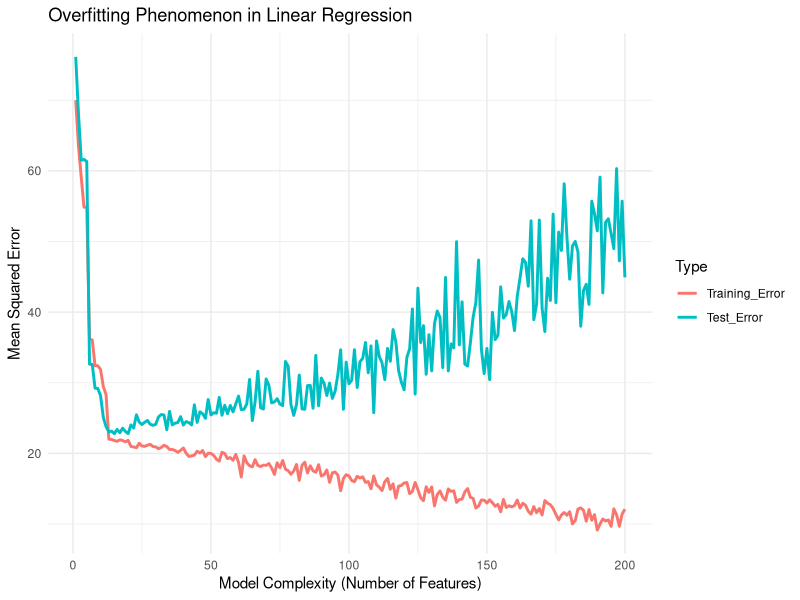

Write R code to recreate this figure.
# Load necessary libraries
library(MASS)       # For the Boston dataset
library(ggplot2)    # For plotting
library(reshape2)   # For data manipulation

# Set seed for reproducibility
set.seed(123)

# Load the Boston housing data
data(Boston)

# Prepare the data
X <- as.matrix(Boston[, -14])  # Exclude the target variable 'medv'
y <- Boston$medv

# Split into training and test sets
train_index <- sample(1:nrow(X), size = 0.7 * nrow(X))
X_train <- X[train_index, ]
y_train <- y[train_index]
X_test <- X[-train_index, ]
y_test <- y[-train_index]

# Define a range of model complexities (number of features)
max_features <- 200  # Max number of features to consider
n_real_features <- ncol(X_train)  # Number of real features

# Initialize vectors to store errors
train_errors <- numeric(max_features)
test_errors <- numeric(max_features)

# Loop over increasing number of features
for (p in 1:max_features) {
  # Determine the number of random features to add
  n_random_features <- max(0, p - n_real_features)
  
  # Generate random features for training and test sets
  if (n_random_features > 0) {
    random_train <- matrix(rnorm(nrow(X_train) * n_random_features), nrow = nrow(X_train))
    random_test <- matrix(rnorm(nrow(X_test) * n_random_features), nrow = nrow(X_test))
    
    # Combine real and random features
    X_train_p <- cbind(X_train, random_train)
    X_test_p <- cbind(X_test, random_test)
  } else {
    X_train_p <- X_train[, 1:p, drop = FALSE]
    X_test_p <- X_test[, 1:p, drop = FALSE]
  }
  
  # Prepare data frames for lm()
  df_train <- data.frame(y = y_train, X_train_p)
  df_test <- data.frame(y = y_test, X_test_p)
  
  # Build the formula for lm()
  predictors <- paste(colnames(df_train)[-1], collapse = " + ")
  formula <- as.formula(paste("y ~", predictors))
  
  # Fit linear model
  model <- lm(formula, data = df_train)
  
  # Predict on training and test sets
  y_pred_train <- predict(model, newdata = df_train)
  y_pred_test <- predict(model, newdata = df_test)
  
  # Compute mean squared errors
  train_errors[p] <- mean((y_train - y_pred_train)^2)
  test_errors[p] <- mean((y_test - y_pred_test)^2)
}

# Create a data frame for plotting
df_errors <- data.frame(
  Complexity = 1:max_features,
  Training_Error = train_errors,
  Test_Error = test_errors
)

# Melt the data for ggplot
df_melted <- melt(df_errors, id.vars = "Complexity", variable.name = "Type", value.name = "Error")

# Plot the errors vs model complexity
ggplot(df_melted, aes(x = Complexity, y = Error, color = Type)) +
  geom_line(size = 1) +
  xlab("Model Complexity (Number of Features)") +
  ylab("Mean Squared Error") +
  ggtitle("Overfitting Phenomenon in Linear Regression") +
  theme_minimal()
